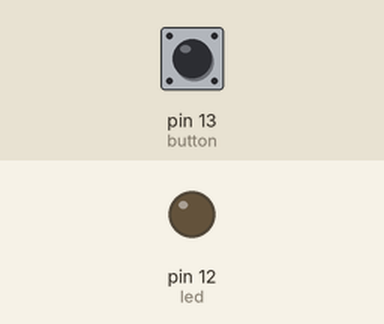
This sketch was run on a simulated Arduino Uno, built with avr-gcc and run on an emulated ATmega328P. On the bench: output pins drawn as LEDs (lit = HIGH). The test bench sets the inputs (shaded band); at power-on: pin 13 (button) LOW. What the sketch prints to the serial monitor is not drawn.

Above: at 1.2 s.
1.3 s: pin 13 (button) pulled HIGH for 0.15 s
At 1.38 s:
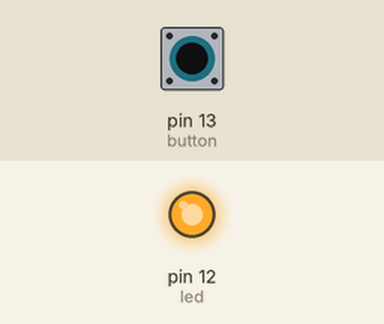
2.9 s: pin 13 (button) pulled HIGH for 3.2 s
At 6.9 s:
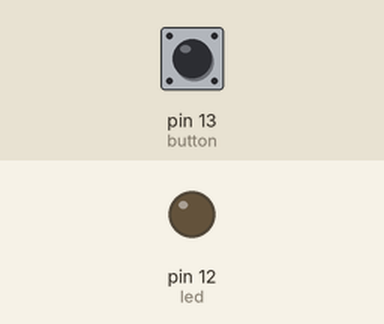
Timing chart, 0 to 8.4 s (numbered marks = the images above; inputs shaded):
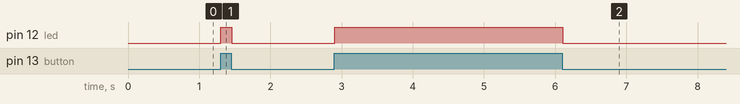

The sketch:

main.ino
```cpp
int button = 13;
int led = 12;

void setup() {
    pinMode(button, INPUT);
    pinMode(led, OUTPUT);

    Serial.begin(9600);
}

void loop() {
    int readValue = digitalRead(button);
  	Serial.println(readValue);

    if (readValue == HIGH) {
        digitalWrite(led, HIGH);
    } else {
        digitalWrite(led, LOW);
    }
}
```

Measured:
- after the input at 1.3 s, pin 12 (led): LOW → HIGH at once, → LOW 0.15 s later
- after the input at 2.9 s, pin 12 (led): LOW → HIGH at once, → LOW 3.2 s later
